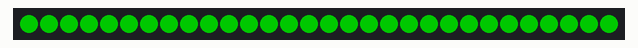
Simulated run of this sketch. Board: Arduino Uno, built with avr-gcc and run on an emulated ATmega328P. Shown: 30 RGB LEDs in strip order, left to right. Dim RGB values are drawn brighter than linear; colours are those a GRB WS2812 strip shows for the declared byte order.

Above: at 0.15 s.
At 7.76 s:
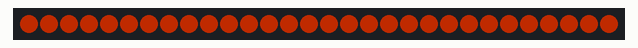
At 20.13 s:
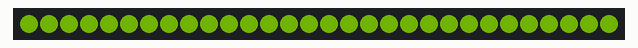
At 29.05 s:
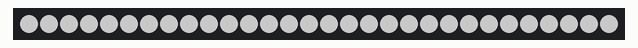
At 38.94 s:
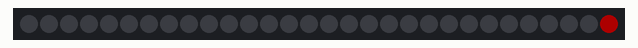

The sketch:

program_7.ino
```cpp
#include <FastLED.h>
// how many number of LEDs in your strip?
#define NUM_LEDS 30

#define DATA_PIN 3
#define CLOCK_PIN 12
#define BRIGHTNESS 100
#define COLOR_ORDER RGB

// Define the array of leds
CRGB leds[NUM_LEDS];
void setup() {
  // FastLED.addLeds<WS2812B, DATA_PIN, COLOR_ORDER>(leds,
  // NUM_LEDS).setCorrection(TypicalLEDStrip);
  FastLED.addLeds<WS2812B, DATA_PIN, RGB>(leds, NUM_LEDS);
  FastLED.setBrightness(BRIGHTNESS);
}

// A program that plays a 5 second light show that repeats. Must contain at
// least three different actions using all of the lights.
void loop() {
  // action 1: fade all LEDs from red to blue over the course of 1 second
  for (int i = 0; i < 256; i++) {
    for (int j = 0; j < NUM_LEDS; j++) {
      leds[j].setRGB(255 - i, i, 0); // fade from red to blue
    }
    FastLED.show(); // update the LEDs
    delay(4);       // delay for 4 milliseconds
  }

  // action 2: blink all LEDs white for 0.2 seconds, then off for 0.2 seconds
  for (int i = 0; i < 5; i++) {
    for (int j = 0; j < NUM_LEDS; j++) {
      leds[j] = CRGB::White; // set all LEDs to white
    }
    FastLED.show(); // update the LEDs
    delay(200);     // delay for 200 milliseconds

    for (int j = 0; j < NUM_LEDS; j++) {
      leds[j] = CRGB::Black; // turn all LEDs off
    }
    FastLED.show(); // update the LEDs
    delay(200);     // delay for 200 milliseconds
  }

  // action 3: chase a single green LED down the strip
  for (int i = 0; i < NUM_LEDS; i++) {
    for (int j = 0; j < NUM_LEDS; j++) {
      if (j == i) {
        leds[j] = CRGB::Green; // turn current LED green
      } else {
        leds[j] = CRGB::Black; // turn all other LEDs off
      }
    }
    FastLED.show(); // update the LEDs
    delay(100);     // delay for 100 milliseconds
  }
}
```
